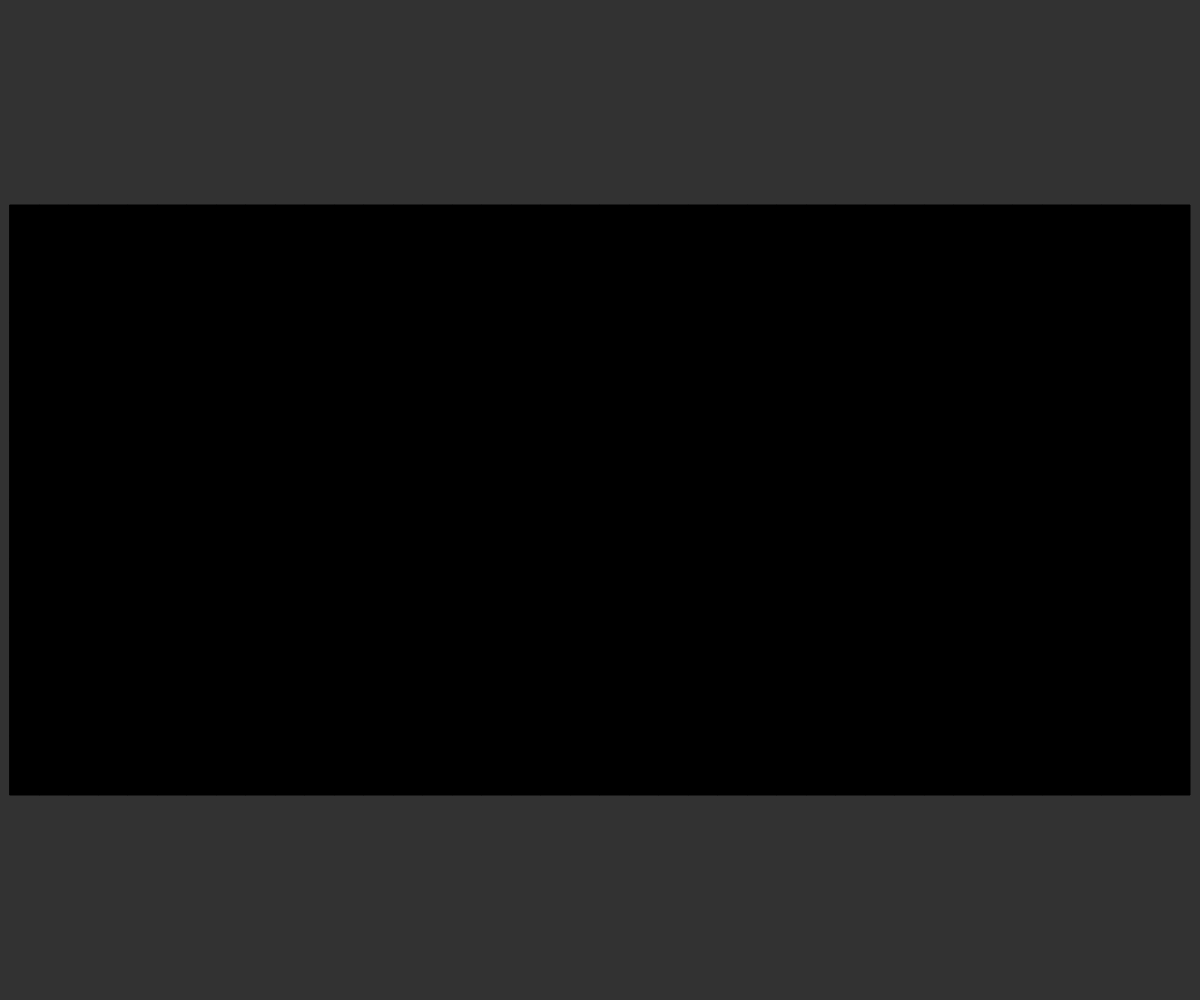
Frame 1 (no input)
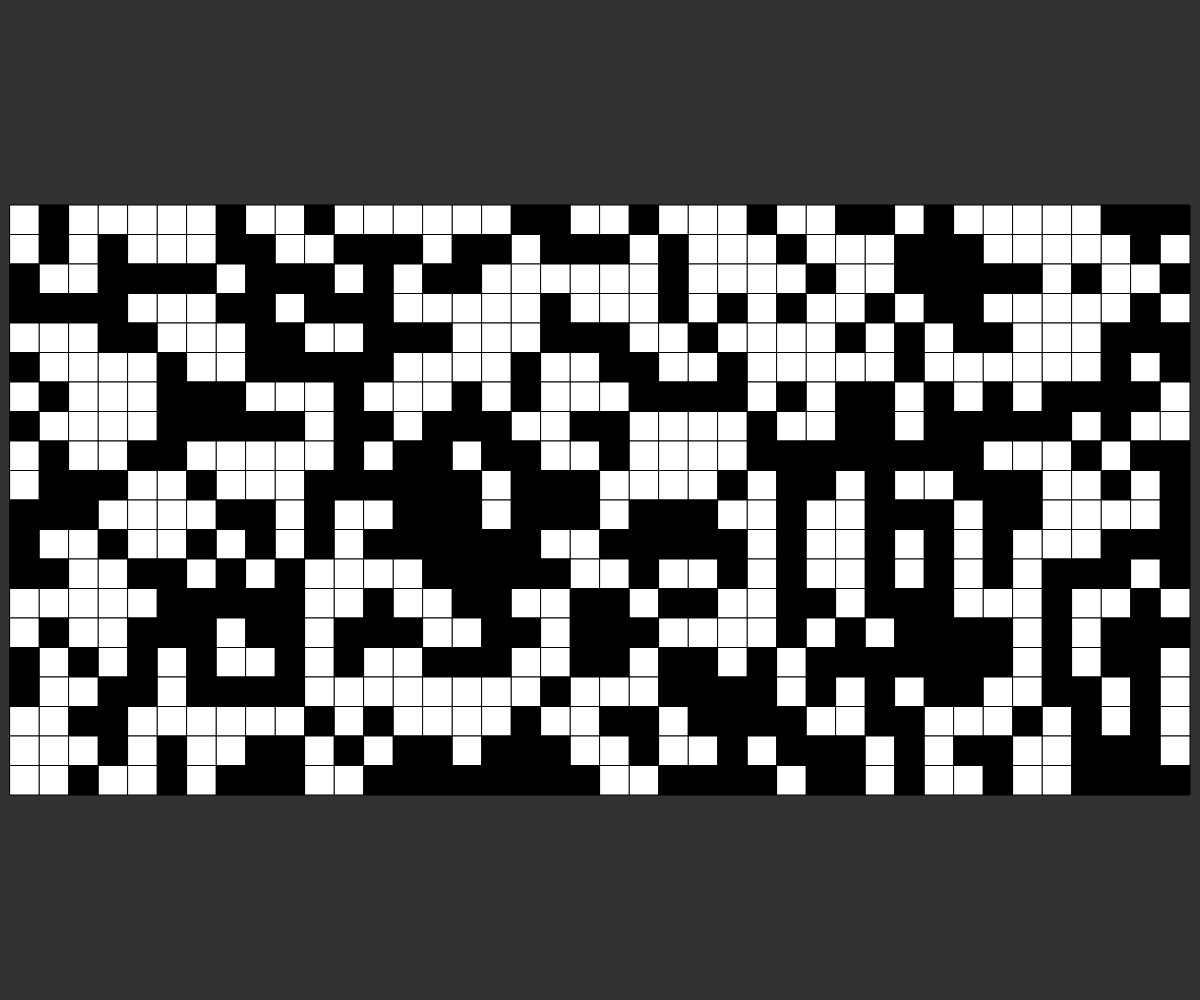
Frame 60 (no input)
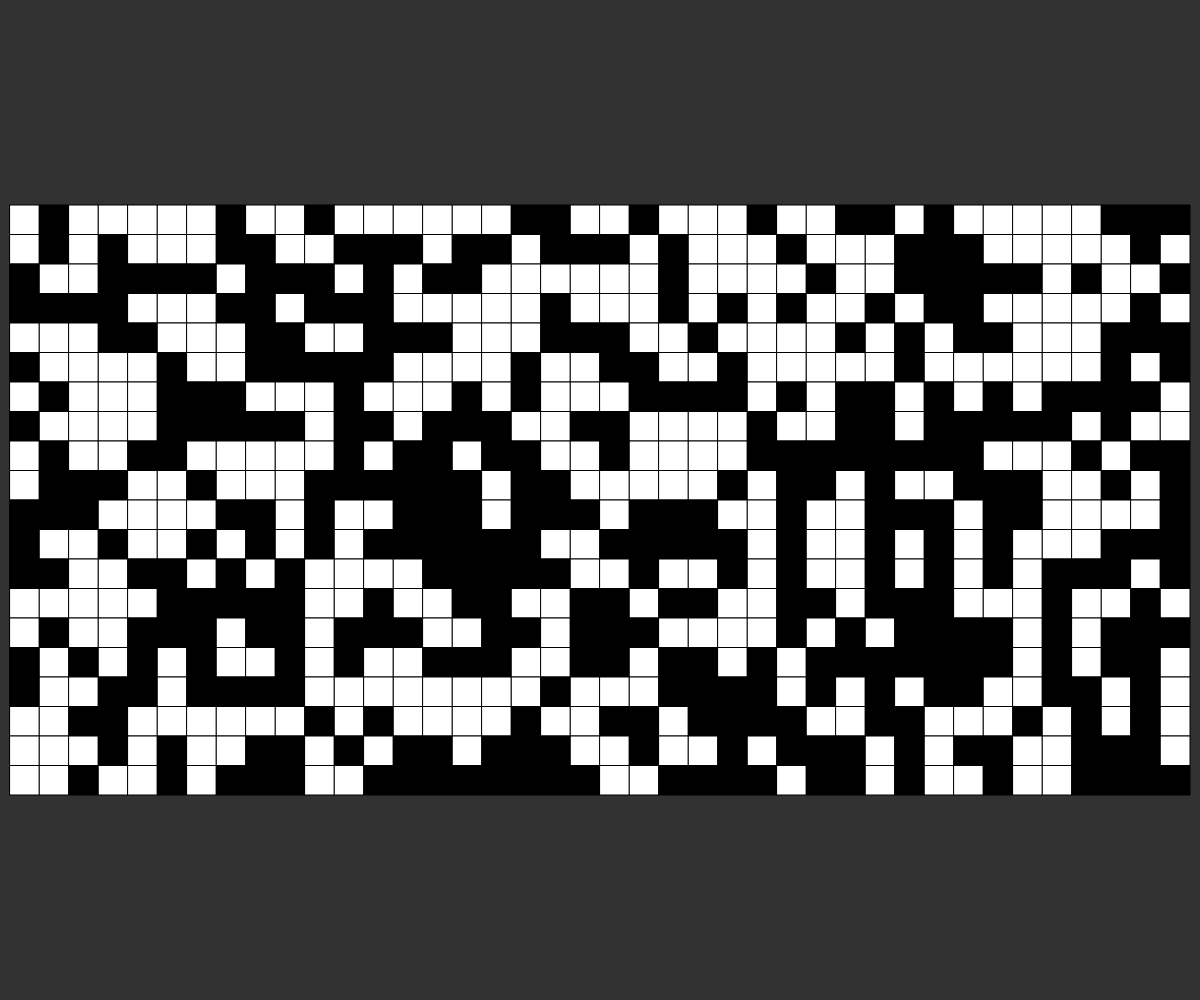
Frame 120 (the mouse pressed at the canvas centre since frame 60)

The p5.js sketch that drew these frames (run headless with seeded random() and noise() and a simulated clock; from frame 60 on, the mouse is pressed at the canvas centre):

// p5.js sketch
// ── sketch.js
// Game of Life Speedrun
// Oct. 24, 2023

let squareSize = 50;
const padding = 10;
let startX;
let startY;
const xSize = 40;
const ySize = 20;

let clicked = true;
let randomSquares = true;
let time = 0;

let ms = 0;

//const clickRequests = [];

// let grid = [
//   [1,0,0,1],
//   [0,0,1,1],
//   [1,1,0,1],
//   [0,1,1,1]];

let grid = new Array(ySize);

function wrapIndices(a, b) {
  a += ySize;
  a %= ySize;
  b += xSize;
  b %= xSize;
  return [a,b];
}

function evaluateNext() {
  let newGrid = new Array(ySize);
  generateEmptyGrid(newGrid);
  for(let i = 0; i < grid.length; i++) {
    let row = grid[i];
    for(let j = 0; j < row.length; j++) {
      let alive = row[j];
      let others = 0;
      for(let iDisp of [-1,0,1]) {
        for(let jDisp of [-1,0,1]) {
          if(iDisp === 0 && jDisp === 0) {
            continue;
          }
          let a = i + iDisp;
          let b = j + jDisp;
          let newIndices = wrapIndices(a,b);
          a = newIndices[0];
          b = newIndices[1];
          //console.log(grid[a]);
          others += grid[a][b];
          //console.log(others);
        }
      }
      if(alive) {
        newGrid[i][j] = 2 <= others & others <= 3;
      }
      else {
        newGrid[i][j] = !!(others === 3);
      }
    }
  }
  return newGrid;
}

function generateEmptyGrid(grid) {
  for(let i = 0; i < ySize; i++) {
    grid[i] = new Array(xSize).fill(0);
  }
}

function setup() {
  createCanvas(windowWidth, windowHeight);
  squareSize = min((height - 2*padding) / ySize, (width - 2*padding) / xSize);
  startX = max(padding, width/2 - squareSize * xSize / 2);
  startY = max(padding, height/2 - squareSize * ySize / 2);
  generateEmptyGrid(grid);
}

function randomizeGrid(grid) {
  for(let i = 0; i < grid.length; i++) {
    let row = grid[i];
    for(let j = 0; j < row.length; j++) {
      grid[i][j] = round(random());
    }
  }
}

function displayGrid(grid) {
  for(let i = 0; i < grid.length; i++) {
    let row = grid[i];
    for(let j = 0; j < row.length; j++) {
      fill(255*grid[i][j]);
      let xCoord = startX + j * squareSize;
      let yCoord = startY + i * squareSize;
      if(clicked &&
        xCoord <= mouseX && mouseX <= xCoord + squareSize &&
        yCoord <= mouseY && mouseY <= yCoord + squareSize) {
        grid[i][j] = !grid[i][j];
        clicked = false;
      }
      rect(xCoord, yCoord, squareSize, squareSize);
      // if(randomSquares) {
      //   grid[i][j] = round(random());
      // }
    }
  }
  time += 0.05;
}

function mousePressed() {
  //clickRequests.push([mouseX, mouseY]);
  clicked = true;
  randomSquares = false;
}

function keyPressed() {
  if(keyCode === 82) {
    randomizeGrid(grid);
  }
  if(keyCode === 69) {
    generateEmptyGrid(grid);
  }
  if(keyCode === ENTER) {
    grid = evaluateNext();
  }
}

function windowResized() {
  resizeCanvas(windowWidth, windowHeight);
  squareSize = min((height - 2*padding) / ySize, (width - 2*padding) / xSize);
  startX = max(padding, width/2 - squareSize * xSize / 2);
  startY = max(padding, height/2 - squareSize * ySize / 2);
}

function draw() {
  background(50);
  displayGrid(grid);
  clicked = false;
  if(randomSquares && millis() - ms > 100) {
    randomizeGrid(grid);
    ms = millis();
  }
}
